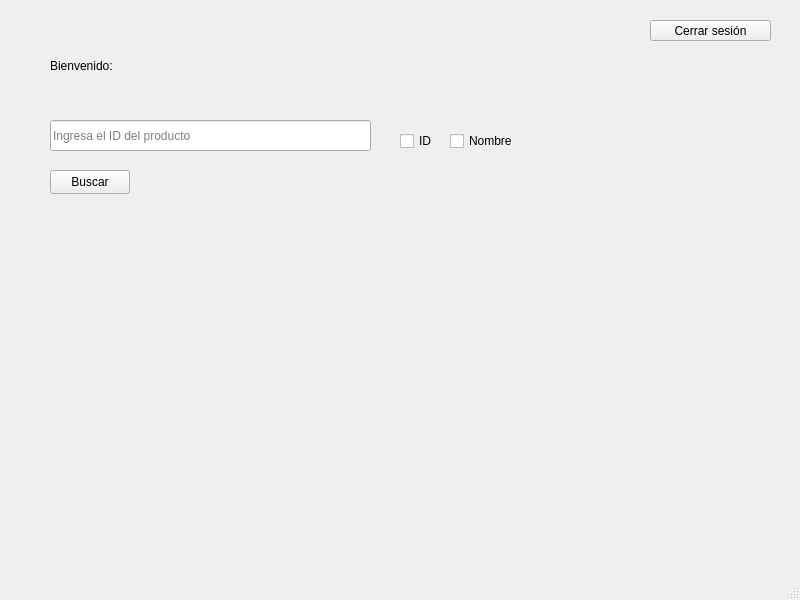
<?xml version="1.0" encoding="UTF-8"?>
<ui version="4.0">
 <class>PrincipalWindow</class>
 <widget class="QMainWindow" name="PrincipalWindow">
  <property name="geometry">
   <rect>
    <x>0</x>
    <y>0</y>
    <width>800</width>
    <height>600</height>
   </rect>
  </property>
  <property name="windowTitle">
   <string>MainWindow</string>
  </property>
  <widget class="QWidget" name="centralwidget">
   <widget class="QLabel" name="mostrar_correo">
    <property name="geometry">
     <rect>
      <x>50</x>
      <y>40</y>
      <width>411</width>
      <height>51</height>
     </rect>
    </property>
    <property name="styleSheet">
     <string notr="true">font: 16pt &quot;Segoe UI&quot;;</string>
    </property>
    <property name="text">
     <string>Bienvenido: </string>
    </property>
   </widget>
   <widget class="QLineEdit" name="buscador">
    <property name="geometry">
     <rect>
      <x>50</x>
      <y>120</y>
      <width>321</width>
      <height>31</height>
     </rect>
    </property>
    <property name="placeholderText">
     <string>Ingresa el ID del producto</string>
    </property>
   </widget>
   <widget class="QPushButton" name="boton_buscar">
    <property name="geometry">
     <rect>
      <x>50</x>
      <y>170</y>
      <width>80</width>
      <height>24</height>
     </rect>
    </property>
    <property name="text">
     <string>Buscar</string>
    </property>
   </widget>
   <widget class="QCheckBox" name="check_id">
    <property name="geometry">
     <rect>
      <x>400</x>
      <y>130</y>
      <width>41</width>
      <height>22</height>
     </rect>
    </property>
    <property name="text">
     <string>ID</string>
    </property>
   </widget>
   <widget class="QCheckBox" name="check_name">
    <property name="geometry">
     <rect>
      <x>450</x>
      <y>130</y>
      <width>71</width>
      <height>22</height>
     </rect>
    </property>
    <property name="text">
     <string>Nombre</string>
    </property>
   </widget>
   <widget class="QLabel" name="nombre_producto">
    <property name="geometry">
     <rect>
      <x>110</x>
      <y>250</y>
      <width>451</width>
      <height>71</height>
     </rect>
    </property>
    <property name="styleSheet">
     <string notr="true">font: 16pt &quot;Segoe UI&quot;;</string>
    </property>
    <property name="text">
     <string/>
    </property>
   </widget>
   <widget class="QLabel" name="cantidad_producto">
    <property name="geometry">
     <rect>
      <x>110</x>
      <y>370</y>
      <width>451</width>
      <height>71</height>
     </rect>
    </property>
    <property name="styleSheet">
     <string notr="true">font: 16pt &quot;Segoe UI&quot;;</string>
    </property>
    <property name="text">
     <string/>
    </property>
   </widget>
   <widget class="QPushButton" name="boton_cerrar">
    <property name="geometry">
     <rect>
      <x>650</x>
      <y>20</y>
      <width>121</width>
      <height>21</height>
     </rect>
    </property>
    <property name="text">
     <string>Cerrar sesión</string>
    </property>
   </widget>
  </widget>
  <widget class="QMenuBar" name="menubar">
   <property name="geometry">
    <rect>
     <x>0</x>
     <y>0</y>
     <width>800</width>
     <height>21</height>
    </rect>
   </property>
  </widget>
  <widget class="QStatusBar" name="statusbar"/>
 </widget>
 <resources/>
 <connections/>
</ui>
